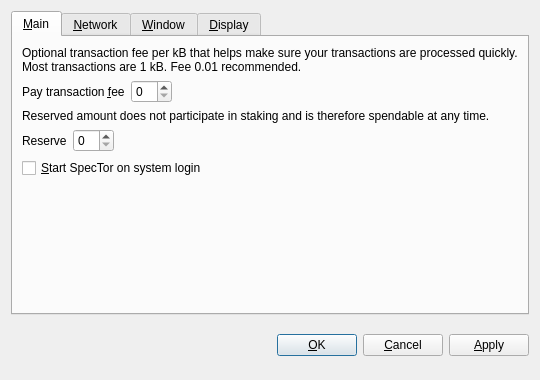
<?xml version="1.0" encoding="UTF-8"?>
<ui version="4.0">
 <class>OptionsDialog</class>
 <widget class="QDialog" name="OptionsDialog">
  <property name="geometry">
   <rect>
    <x>0</x>
    <y>0</y>
    <width>540</width>
    <height>380</height>
   </rect>
  </property>
  <property name="windowTitle">
   <string>Options</string>
  </property>
  <property name="modal">
   <bool>true</bool>
  </property>
  <layout class="QVBoxLayout" name="verticalLayout">
   <item>
    <widget class="QTabWidget" name="tabWidget">
     <property name="tabPosition">
      <enum>QTabWidget::North</enum>
     </property>
     <property name="currentIndex">
      <number>0</number>
     </property>
     <widget class="QWidget" name="tabMain">
      <attribute name="title">
       <string>&amp;Main</string>
      </attribute>
      <layout class="QVBoxLayout" name="verticalLayout_Main">
       <item>
        <widget class="QLabel" name="transactionFeeInfoLabel">
         <property name="text">
          <string>Optional transaction fee per kB that helps make sure your transactions are processed quickly. Most transactions are 1 kB. Fee 0.01 recommended.</string>
         </property>
         <property name="textFormat">
          <enum>Qt::PlainText</enum>
         </property>
         <property name="wordWrap">
          <bool>true</bool>
         </property>
        </widget>
       </item>
       <item>
        <layout class="QHBoxLayout" name="horizontalLayoutFee">
         <item>
          <widget class="QLabel" name="transactionFeeLabel">
           <property name="text">
            <string>Pay transaction &amp;fee</string>
           </property>
           <property name="textFormat">
            <enum>Qt::PlainText</enum>
           </property>
           <property name="buddy">
            <cstring>transactionFee</cstring>
           </property>
          </widget>
         </item>
         <item>
          <widget class="BitcoinAmountField" name="transactionFee"/>
         </item>
         <item>
          <spacer name="horizontalSpacerFee">
           <property name="orientation">
            <enum>Qt::Horizontal</enum>
           </property>
           <property name="sizeHint" stdset="0">
            <size>
             <width>40</width>
             <height>20</height>
            </size>
           </property>
          </spacer>
         </item>
        </layout>
       </item>
       <item>
        <widget class="QLabel" name="reserveBalanceInfoLabel">
         <property name="text">
          <string>Reserved amount does not participate in staking and is therefore spendable at any time.</string>
         </property>
         <property name="textFormat">
          <enum>Qt::PlainText</enum>
         </property>
         <property name="wordWrap">
          <bool>true</bool>
         </property>
        </widget>
       </item>
       <item>
        <layout class="QHBoxLayout" name="horizontalLayoutReserveBalance">
         <item>
          <widget class="QLabel" name="reserveBalanceLabel">
           <property name="text">
            <string>Reserve</string>
           </property>
           <property name="textFormat">
            <enum>Qt::PlainText</enum>
           </property>
           <property name="buddy">
            <cstring>reserveBalance</cstring>
           </property>
          </widget>
         </item>
         <item>
          <widget class="BitcoinAmountField" name="reserveBalance"/>
         </item>
         <item>
          <spacer name="horizontalSpacerReserveBalance">
           <property name="orientation">
            <enum>Qt::Horizontal</enum>
           </property>
           <property name="sizeHint" stdset="0">
            <size>
             <width>40</width>
             <height>20</height>
            </size>
           </property>
          </spacer>
         </item>
        </layout>
       </item>
       <item>
        <widget class="QCheckBox" name="bitcoinAtStartup">
         <property name="toolTip">
          <string>Automatically start SpecTor after logging in to the system.</string>
         </property>
         <property name="text">
          <string>&amp;Start SpecTor on system login</string>
         </property>
        </widget>
       </item>
       <item>
        <spacer name="verticalSpacer_Main">
         <property name="orientation">
          <enum>Qt::Vertical</enum>
         </property>
         <property name="sizeHint" stdset="0">
          <size>
           <width>20</width>
           <height>40</height>
          </size>
         </property>
        </spacer>
       </item>
      </layout>
     </widget>
     <widget class="QWidget" name="tabNetwork">
      <attribute name="title">
       <string>&amp;Network</string>
      </attribute>
      <layout class="QVBoxLayout" name="verticalLayout_Network">
       <item>
        <widget class="QCheckBox" name="mapPortUpnp">
         <property name="toolTip">
          <string>Automatically open the SpecTor client port on the router. This only works when your router supports UPnP and it is enabled.</string>
         </property>
         <property name="text">
          <string>Map port using &amp;UPnP</string>
         </property>
        </widget>
       </item>
       <item>
        <widget class="QCheckBox" name="connectSocks">
         <property name="toolTip">
          <string>Connect to the SpecTor network through a SOCKS5 proxy (e.g. when connecting through Tor).</string>
         </property>
         <property name="text">
          <string>&amp;Connect through SOCKS5 proxy:</string>
         </property>
        </widget>
       </item>
       <item>
        <layout class="QHBoxLayout" name="horizontalLayout_Network">
         <item>
          <widget class="QLabel" name="proxyIpLabel">
           <property name="text">
            <string>Proxy &amp;IP:</string>
           </property>
           <property name="textFormat">
            <enum>Qt::PlainText</enum>
           </property>
           <property name="buddy">
            <cstring>proxyIp</cstring>
           </property>
          </widget>
         </item>
         <item>
          <widget class="QValidatedLineEdit" name="proxyIp">
           <property name="maximumSize">
            <size>
             <width>140</width>
             <height>16777215</height>
            </size>
           </property>
           <property name="toolTip">
            <string>IP address of the proxy (e.g. 127.0.0.1)</string>
           </property>
          </widget>
         </item>
         <item>
          <widget class="QLabel" name="proxyPortLabel">
           <property name="text">
            <string>&amp;Port:</string>
           </property>
           <property name="textFormat">
            <enum>Qt::PlainText</enum>
           </property>
           <property name="buddy">
            <cstring>proxyPort</cstring>
           </property>
          </widget>
         </item>
         <item>
          <widget class="QLineEdit" name="proxyPort">
           <property name="maximumSize">
            <size>
             <width>55</width>
             <height>16777215</height>
            </size>
           </property>
           <property name="toolTip">
            <string>Port of the proxy (e.g. 9050)</string>
           </property>
          </widget>
         </item>
         <item>
          <spacer name="horizontalSpacer_Network">
           <property name="orientation">
            <enum>Qt::Horizontal</enum>
           </property>
           <property name="sizeHint" stdset="0">
            <size>
             <width>40</width>
             <height>20</height>
            </size>
           </property>
          </spacer>
         </item>
        </layout>
       </item>
       <item>
        <spacer name="verticalSpacer_Network">
         <property name="orientation">
          <enum>Qt::Vertical</enum>
         </property>
         <property name="sizeHint" stdset="0">
          <size>
           <width>20</width>
           <height>40</height>
          </size>
         </property>
        </spacer>
       </item>
      </layout>
     </widget>
     <widget class="QWidget" name="tabWindow">
      <attribute name="title">
       <string>&amp;Window</string>
      </attribute>
      <layout class="QVBoxLayout" name="verticalLayout_Window">
       <item>
        <widget class="QCheckBox" name="minimizeToTray">
         <property name="toolTip">
          <string>Show only a tray icon after minimizing the window.</string>
         </property>
         <property name="text">
          <string>&amp;Minimize to the tray instead of the taskbar</string>
         </property>
        </widget>
       </item>
       <item>
        <widget class="QCheckBox" name="minimizeOnClose">
         <property name="toolTip">
          <string>Minimize instead of exit the application when the window is closed. When this option is enabled, the application will be closed only after selecting Quit in the menu.</string>
         </property>
         <property name="text">
          <string>M&amp;inimize on close</string>
         </property>
        </widget>
       </item>
       <item>
        <spacer name="verticalSpacer_Window">
         <property name="orientation">
          <enum>Qt::Vertical</enum>
         </property>
         <property name="sizeHint" stdset="0">
          <size>
           <width>20</width>
           <height>40</height>
          </size>
         </property>
        </spacer>
       </item>
      </layout>
     </widget>
     <widget class="QWidget" name="tabDisplay">
      <attribute name="title">
       <string>&amp;Display</string>
      </attribute>
      <layout class="QVBoxLayout" name="verticalLayout_Display">
       <item>
        <layout class="QHBoxLayout" name="horizontalLayout_1_Display">
         <item>
          <widget class="QLabel" name="langLabel">
           <property name="text">
            <string>User Interface &amp;language:</string>
           </property>
           <property name="textFormat">
            <enum>Qt::PlainText</enum>
           </property>
           <property name="buddy">
            <cstring>lang</cstring>
           </property>
          </widget>
         </item>
         <item>
          <widget class="QValueComboBox" name="lang">
           <property name="toolTip">
            <string>The user interface language can be set here. This setting will take effect after restarting SpecTor.</string>
           </property>
          </widget>
         </item>
        </layout>
       </item>
       <item>
        <layout class="QHBoxLayout" name="horizontalLayout_2_Display">
         <item>
          <widget class="QLabel" name="unitLabel">
           <property name="text">
            <string>&amp;Unit to show amounts in:</string>
           </property>
           <property name="textFormat">
            <enum>Qt::PlainText</enum>
           </property>
           <property name="buddy">
            <cstring>unit</cstring>
           </property>
          </widget>
         </item>
         <item>
          <widget class="QValueComboBox" name="unit">
           <property name="toolTip">
            <string>Choose the default subdivision unit to show in the interface and when sending coins.</string>
           </property>
          </widget>
         </item>
        </layout>
       </item>
       <item>
        <widget class="QCheckBox" name="coinControlFeatures">
         <property name="toolTip">
          <string>Whether to show coin control features or not.</string>
         </property>
         <property name="text">
          <string>Display coin &amp;control features (experts only!)</string>
         </property>
        </widget>
       </item>
       <item>
        <widget class="QCheckBox" name="minimizeCoinAge">
         <property name="toolTip">
          <string>Whether to select the coin outputs randomly or with minimal coin age.</string>
         </property>
         <property name="text">
          <string>Minimize weight consumption (experimental)</string>
         </property>
        </widget>
       </item>
       <item>
        <widget class="QCheckBox" name="useBlackTheme">
         <property name="text">
          <string>Use black visual theme (requires restart)</string>
         </property>
        </widget>
       </item>
       <item>
        <spacer name="verticalSpacer_Display">
         <property name="orientation">
          <enum>Qt::Vertical</enum>
         </property>
         <property name="sizeHint" stdset="0">
          <size>
           <width>20</width>
           <height>40</height>
          </size>
         </property>
        </spacer>
       </item>
      </layout>
     </widget>
    </widget>
   </item>
   <item>
    <layout class="QHBoxLayout" name="horizontalLayout_Buttons">
     <item>
      <spacer name="horizontalSpacer_1">
       <property name="orientation">
        <enum>Qt::Horizontal</enum>
       </property>
       <property name="sizeHint" stdset="0">
        <size>
         <width>40</width>
         <height>48</height>
        </size>
       </property>
      </spacer>
     </item>
     <item>
      <widget class="QLabel" name="statusLabel">
       <property name="font">
        <font>
         <weight>75</weight>
         <bold>true</bold>
        </font>
       </property>
       <property name="text">
        <string/>
       </property>
       <property name="textFormat">
        <enum>Qt::PlainText</enum>
       </property>
       <property name="wordWrap">
        <bool>true</bool>
       </property>
      </widget>
     </item>
     <item>
      <spacer name="horizontalSpacer_2">
       <property name="orientation">
        <enum>Qt::Horizontal</enum>
       </property>
       <property name="sizeHint" stdset="0">
        <size>
         <width>40</width>
         <height>48</height>
        </size>
       </property>
      </spacer>
     </item>
     <item>
      <widget class="QPushButton" name="okButton">
       <property name="text">
        <string>&amp;OK</string>
       </property>
      </widget>
     </item>
     <item>
      <widget class="QPushButton" name="cancelButton">
       <property name="text">
        <string>&amp;Cancel</string>
       </property>
       <property name="autoDefault">
        <bool>false</bool>
       </property>
      </widget>
     </item>
     <item>
      <widget class="QPushButton" name="applyButton">
       <property name="text">
        <string>&amp;Apply</string>
       </property>
       <property name="autoDefault">
        <bool>false</bool>
       </property>
      </widget>
     </item>
    </layout>
   </item>
  </layout>
 </widget>
 <customwidgets>
  <customwidget>
   <class>BitcoinAmountField</class>
   <extends>QSpinBox</extends>
   <header>bitcoinamountfield.h</header>
  </customwidget>
  <customwidget>
   <class>QValueComboBox</class>
   <extends>QComboBox</extends>
   <header>qvaluecombobox.h</header>
  </customwidget>
  <customwidget>
   <class>QValidatedLineEdit</class>
   <extends>QLineEdit</extends>
   <header>qvalidatedlineedit.h</header>
  </customwidget>
 </customwidgets>
 <resources/>
 <connections/>
</ui>
